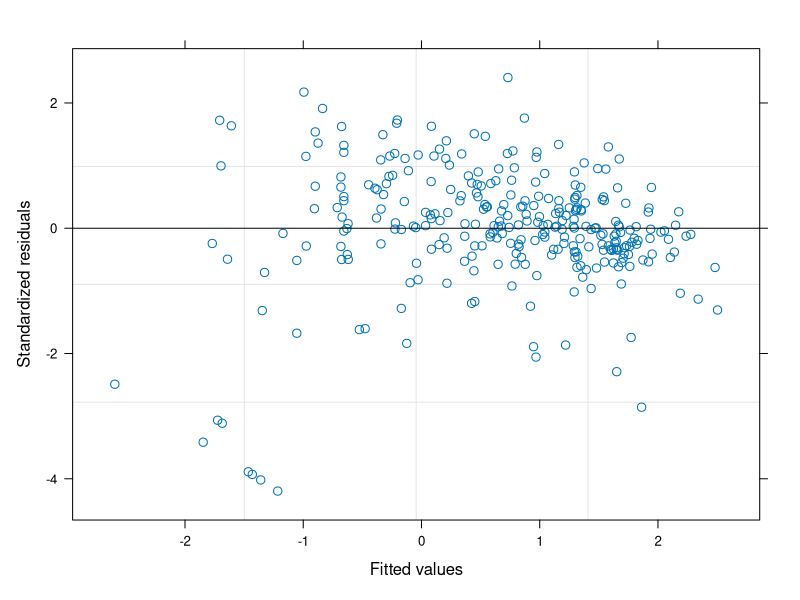
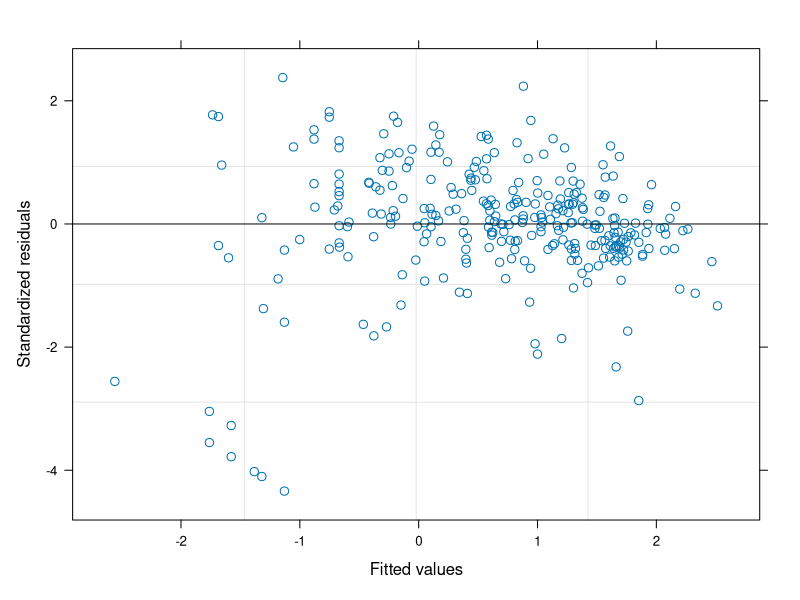
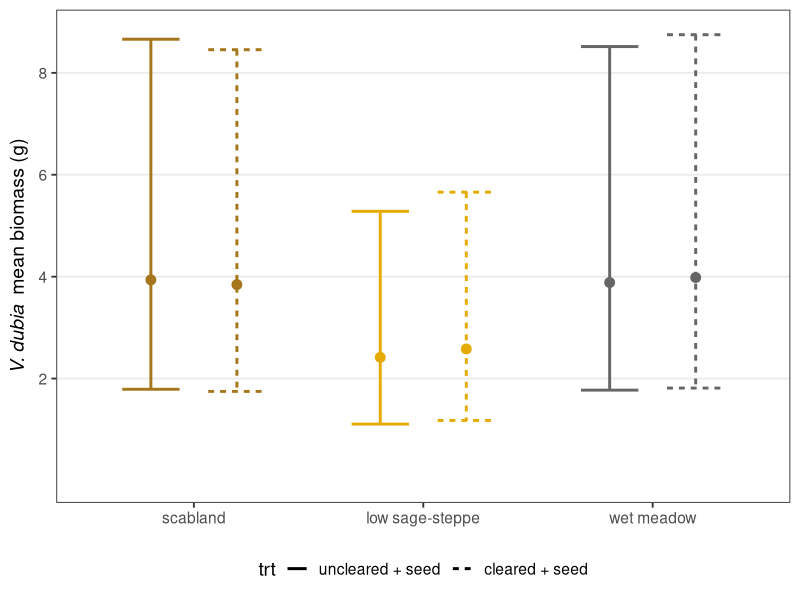
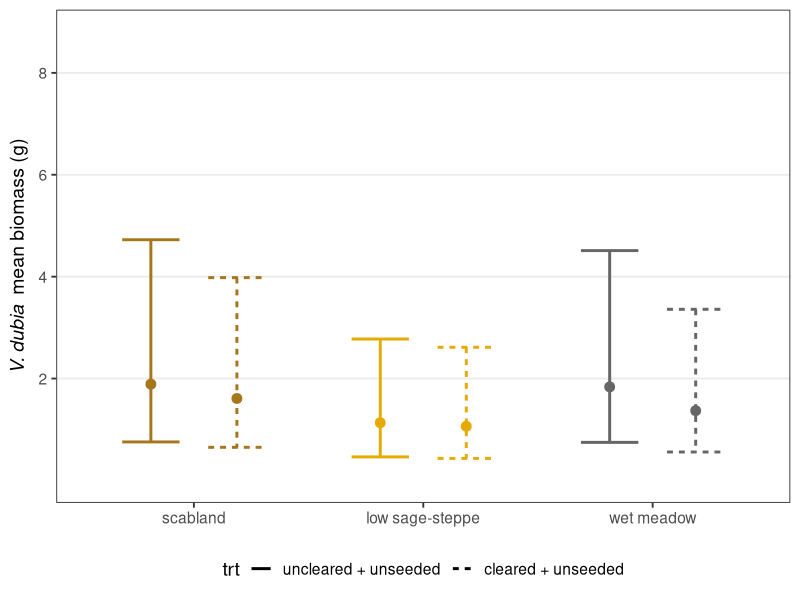
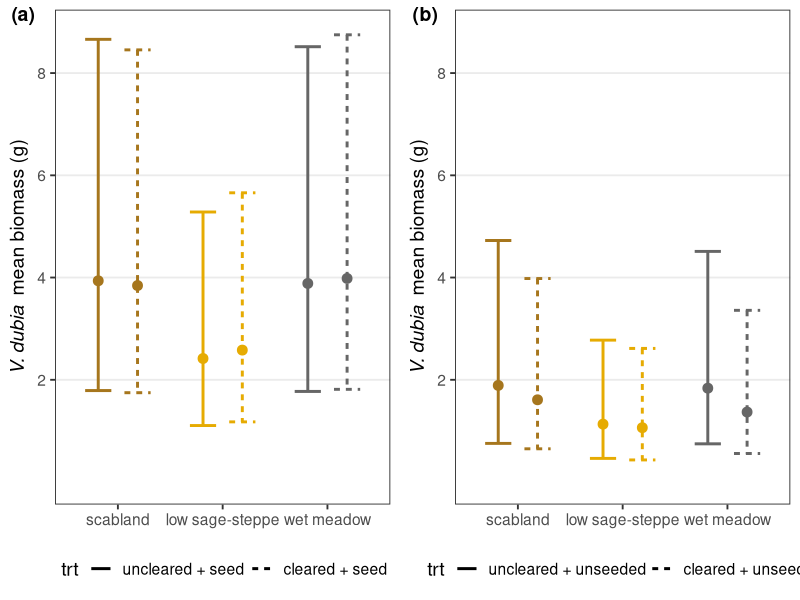

These charts were generated, in order, by the following R code:
## ---- chunk 1
knitr::opts_chunk$set(echo = TRUE, eval = FALSE)

library(here)
library(tidyverse)
library(ggplot2)
library(lme4)
library(stringr)
library(nlme)
library(emmeans)
## ---- chunk 2
bio <- read_csv(here("data", "biomass_data_2019_2020.csv"))
## ---- chunk 3

#add col for plot number, plot, and treatment: C = community, uncleared; N = no neighbors, cleared (apologies for the confusing codes)

bio$plotno <- factor(substr(bio$plot_quad,5,6))
bio$plot <- factor(substr(bio$plot_quad,1,6))
bio$trt <- factor(substr(bio$plot_quad,8,9))

#add factor for just seeded ("C." or "N.") or unseeded (no "CC" or "NN")
bio$trt2 <- recode(bio$trt, 'C.'='seeded', 'N.' = 'seeded', 'CC' = 'unseeded', 'NN'='unseeded')

#convert veg type to factor
bio$vegtype <- factor(substr(bio$plot_quad,1,4), levels = c("ARRI", "ARAR" , "SEEP"))

#remove ARAR03_N+1 from analysis - rodent activity overturned the entire quadrat.
bio <- bio[-which(bio$plot_quad == "ARAR03_N.1"),]

#Adjust for zeros using stahel method for log transformation
bio$stahel_other20.bio <- bio$resident20_g + quantile(bio$resident20_g, .25)^2/quantile(bio$resident20_g, .75) #there are 6 zeros, all in cleared subplots

# 21 zeros
bio$stahel_vd19biomass <- bio$vedu19_g + quantile(bio$vedu19_g, .25)^2/quantile(bio$vedu19_g, .75) 


bio$stahel_vd20biomass <- bio$vedu20_g + 0.01
#decided not to use the Stahel method for 2020 vedu biomass because it added 0.3g which was quite a bit more than the other biomass adjustments (closer to 0.01)

#explore data
bio %>% group_by(vegtype, trt) %>%
  summarise(mean = mean(stahel_vd20biomass))
## ---- chunk 4

#model treatment 
mtrt <- lme(log(stahel_vd20biomass) ~ trt*vegtype + log(stahel_vd19biomass), random = ~ 1|plotno/plot, data = bio)

plot(mtrt) #residuals look symmetrical 
summary(mtrt)

mtrt.emm <- emmeans(mtrt, specs = pairwise ~ trt|vegtype, type = "response", adjust = "none")

summary(mtrt.emm) 
#no effect of clearing or vegetation type
#large difference between seeded and unseeded subplots
## ---- chunk 5
#model just seeded vs. unseeded treatment 
mtrt2 <- lme(log(stahel_vd20biomass) ~ trt2*vegtype + log(stahel_vd19biomass), random = ~ 1|plotno/plot, data = bio)

plot(mtrt2) #residuals look good
summary(mtrt2)

mtrt2.emm <- emmeans(mtrt2, specs = pairwise ~ trt2, type = "response", adjist = "none")

summary(mtrt2.emm)
#strong effect of seeding compared to unseeded controls 233% increase in vedu biomass
## ---- chunk 6

(means_table = mtrt.emm$emmeans %>%
summary(infer = c(TRUE, FALSE) ) %>%
as.data.frame() )

#rename levels for plotitng

means_table$vegtype  <- factor(means_table$vegtype, levels = c("ARRI", "ARAR", "SEEP"), labels = c("scabland", "low sage-steppe", "wet meadow"))



means_table$trt  <- factor(means_table$trt, levels = c("C.", "N.", "CC", "NN"), labels = c("uncleared + seed", "cleared + seed", "uncleared + unseeded", "cleared + unseeded"))

## ---- chunk 7

( g1 = ggplot(subset(means_table, trt %in% c("uncleared + seed", "cleared + seed")), aes(y = response, x = vegtype, group = trt, color = vegtype)) +
# Define stock as group this week as well as set x and y axes
geom_point(position = position_dodge(width = .75), size = 3 ) + # Add points, dodge by group
geom_errorbar(aes(ymin = lower.CL, ymax = upper.CL,
linetype = trt, width = 0.5), size = 1,
position = position_dodge(width = .75) ) + # Add errorbars, dodge by group
theme_bw(base_size = 14) +
labs(y = expression(italic("V. dubia")~" mean biomass (g)"))+
scale_color_manual(values = c("#A6761D", "#E6AB02", "#666666"))+
    guides(color = FALSE)+
    scale_y_continuous(breaks = c(2,4,6,8), limits = c(0,8.8))+
theme(legend.direction = "horizontal", # make legend horiz
legend.position = "bottom", # change legend position
panel.grid.minor = element_blank(),
axis.title.x=element_blank(),# Remove gridlines
panel.grid.major.x = element_blank() ))
## ---- chunk 8
# plot unseeded controls

( g2 = ggplot(subset(means_table, trt %in% c("uncleared + unseeded", "cleared + unseeded")), aes(y = response, x = vegtype, group = trt, color = vegtype)) +
# Define stock as group this week as well as set x and y axes
geom_point(position = position_dodge(width = .75), size = 3 ) + # Add points, dodge by group
geom_errorbar(aes(ymin = lower.CL, ymax = upper.CL,
linetype = trt, width = 0.5), size = 1,
position = position_dodge(width = .75) ) + # Add errorbars, dodge by group
theme_bw(base_size = 14) +
labs(y = expression(italic("V. dubia")~" mean biomass (g)"))+
scale_color_manual(values = c("#A6761D", "#E6AB02", "#666666"))+
    guides(color = FALSE)+
  scale_y_continuous(breaks = c(2,4,6,8), limits = c(0,8.8))+

theme(legend.direction = "horizontal", # make legend horiz
legend.position = "bottom", # change legend position
panel.grid.minor = element_blank(),
axis.title.x=element_blank(),# Remove gridlines
panel.grid.major.x = element_blank() ))

## ---- chunk 9
library(cowplot)

# svg(filename = "vedu_response_to_removal_trt.svg",
#     width = 8.5,
#     height = 4.5)

cowplot::plot_grid(g1, g2, labels = c("(a)", "(b)"))

# dev.off()
